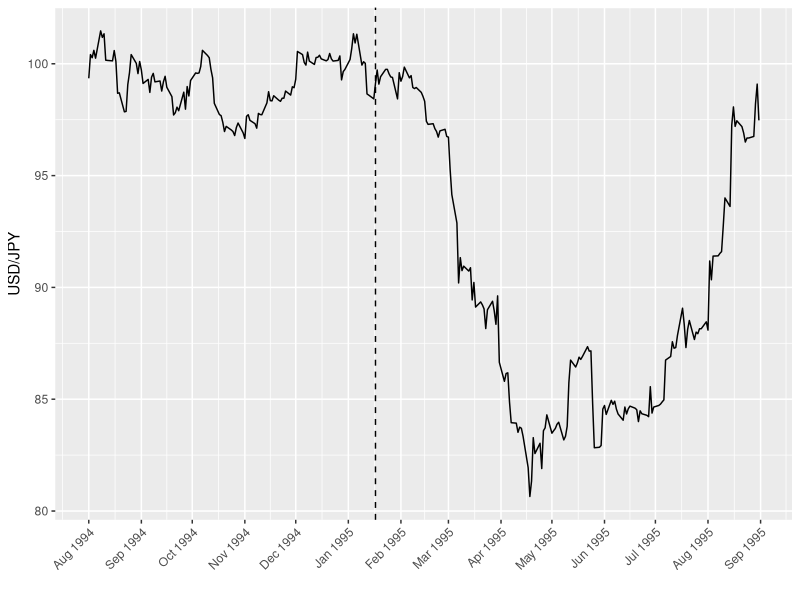

Write the R code that produced this figure.
library("tidyverse")

usd_jpy <- read_csv("usd_jpy.csv")

phi <- (1 + sqrt(5)) / 2

(usd_jpy %>% ggplot(mapping = aes(x = dt, y = price)) +
             geom_line() +
             geom_vline(xintercept = as.Date("1995-01-17"), lty = 2) +
             scale_x_date(date_breaks = "1 month", date_labels = "%b %Y") +
             theme(axis.text.x = element_text(angle = 45, hjust = 1)) +
             labs(x = "", y = "USD/JPY")) %>%
    ggsave(filename = "usd_jpy.pdf",
           width = 5 * phi, height = 5)

